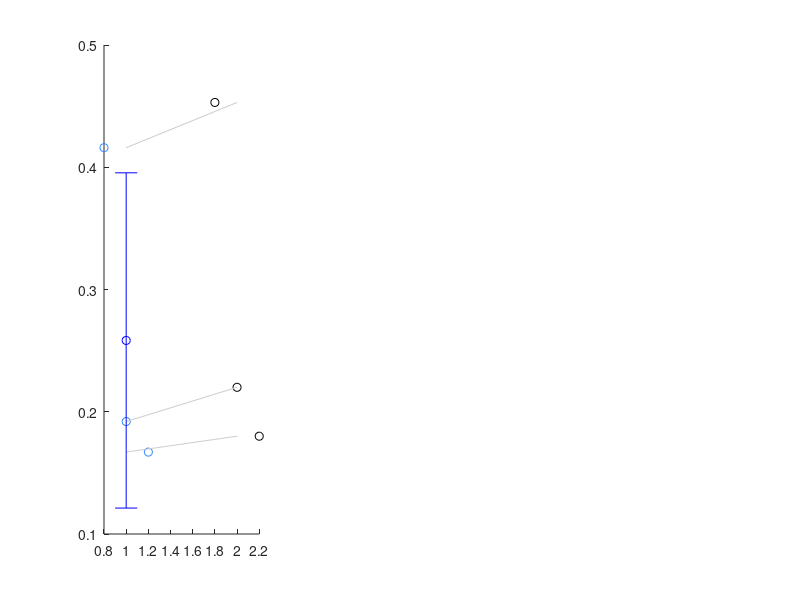

The MATLAB source for this figure: (Note: this script raises an error after producing the figure.)
clear all; close all; clc;


%% put in data (from metadata file)
FFC_470 = [ 0.416	 0.192	 0.167];
FFC_405 = [-0.091	-0.044	-0.046];

doric_470 = [0.453	 0.220	 0.180];
doric_405 = [-0.104	-0.048	-0.048];

% create figure
f1 = figure('color', [1 1 1]); 

subplot(1, 3, 1); hold on;
plot([0.8:0.4./(length(FFC_470)-1):1.2], FFC_470, 'bo', 'color', [51, 133, 255]./255)
plot([1.8:0.4./(length(doric_470)-1):2.2], doric_470, 'ko')
for idx = 1:length(doric_470)
    plot([1 2], [FFC_470(idx) doric_470(idx) ], 'k-', 'color', [0.8, 0.8, 0.8])
end
errorbar(1, mean(FFC_470), std(FFC_470), 'bo', 'LineWidth', 2, 'color', [51, 133, 255]./255)
errorbar(2, mean(doric_470), std(doric_470), 'ko', 'LineWidth', 2)
xlim([0.5 2.5]); ylim([0 0.5]); set(gca, 'XTick', [1, 2], 'XTickLabel', {'FFC', 'CPS'})
ylabel('signal relative to stimulus onset (mV)')

subplot(1, 3, 2); hold on;
plot([0.8:0.4./(length(FFC_405)-1):1.2], -FFC_405, 'bo', 'color', [115, 0, 230]./255)
plot([1.8:0.4./(length(doric_405)-1):2.2], -doric_405, 'ko')
for idx = 1:length(doric_405)
    plot([1 2], [-FFC_405(idx) -doric_405(idx) ], 'k-', 'color', [0.8, 0.8, 0.8])
end
errorbar(1, mean(-FFC_405), std(-FFC_405), 'bo', 'LineWidth', 2, 'color', [115, 0, 230]./255)
errorbar(2, mean(-doric_405), std(-doric_405), 'ko', 'LineWidth', 2)
xlim([0.5 2.5]); ylim([0 0.12]); set(gca, 'XTick', [1, 2], 'XTickLabel', {'FFC', 'CPS'})
ylabel('signal relative to stimulus onset (-mV)')


subplot(1, 3, 3); hold on;

plot([0.8:0.4./(length(doric_470)-1):1.2], FFC_470./doric_470, 'ko', 'color', [51, 133, 255]./255); 
errorbar(1, mean(FFC_470./doric_470), std(FFC_470./doric_470), 'ko-', 'LineWidth', 2, 'color', [51, 133, 255]./255)

plot([1.8:0.4./(length(doric_405)-1):2.2], FFC_405./doric_405, 'ko', 'color', [115, 0, 230]./255); 
errorbar(2, mean(FFC_405./doric_405), std(FFC_405./doric_405), 'ko-', 'LineWidth', 2, 'color', [115, 0, 230]./255)

plot([0.3 2.7], [1 1], 'k--')
xlim([0.3 2.7]); ylim([0 1])
set(gca, 'XTick', [1, 2], 'XTickLabel', {'FFC', 'doric'});
ylabel('FFC/CPS')

